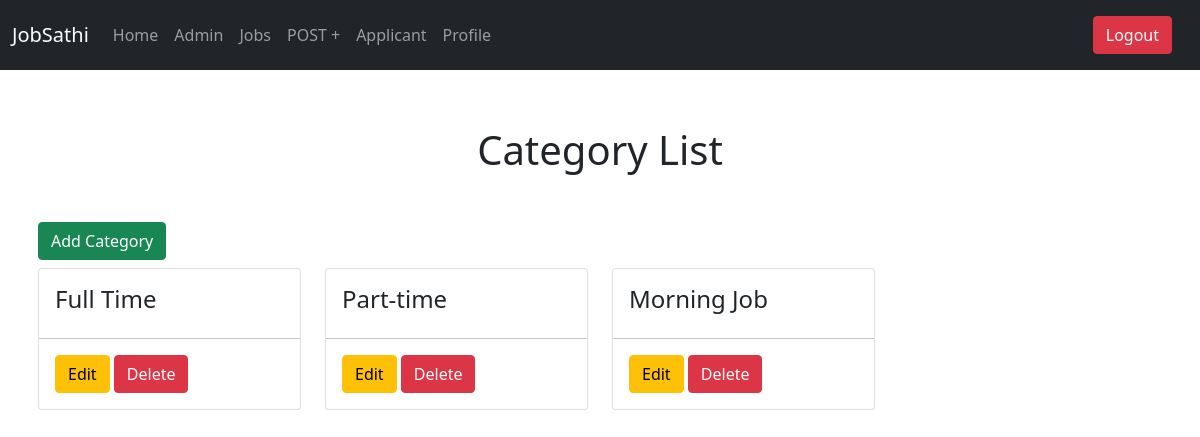
The app's page /list_c/ (signed in) with its own data.
### job/models.py (models this page shows, shortened)
class Category(models.Model):
    name = models.CharField(unique=True, max_length=100)
    created_at = models.DateTimeField(auto_now_add=True)
    slug = models.SlugField(default="", null=False)
    class Meta:
        db_table = 'category'
        verbose_name = 'Category'
        verbose_name_plural = 'Categories'

### adminpanel/views.py (the view)
# urls.py: path('list_c/', ListViewCategory.as_view(), name='list_c'),
class ListViewCategory(LoginRequiredMixin, ListView):
    model = Category
    template_name = 'list.html'
    context_object_name = 'categories'

### adminpanel/templates/list.html (shortened to what this page needs)
{% extends 'dashboard/layout.html' %}
{% block content %}
    <div class="container p-2">
        <h1 class="text-center m-5">Category List</h1>
        <a href="{% url 'adminpanel:create_c' %}" class="btn btn-success mb-2">Add Category</a>
        <div class="row">
            {% for category in categories %}
                <div class="col-md-3">
                    <div class="card">
                        <div class="card-body">
                            <h4 class="card-title">{{ category.name }}</h4>
                        </div>
                        <hr class="mt-0">
                        <div class="card-body pt-0">
                            <a href="{% url 'adminpanel:update_c' category.slug %}" class="btn btn-warning">Edit</a>
                            <a href="{% url 'adminpanel:remove_c' category.slug %}" class="btn btn-danger">Delete</a>
                        </div>
                    </div>
                </div>
            {% empty %}
                <div class="d-flex flex-row justify-content-center align-items-center">
                    <p>Please add a Category.</p>
                </div>
            {% endfor %}
        </div>
    </div>
{% endblock %}

### records on screen
Category: name "Full Time"
Category: name "Part-time"
Category: name "Morning Job"
